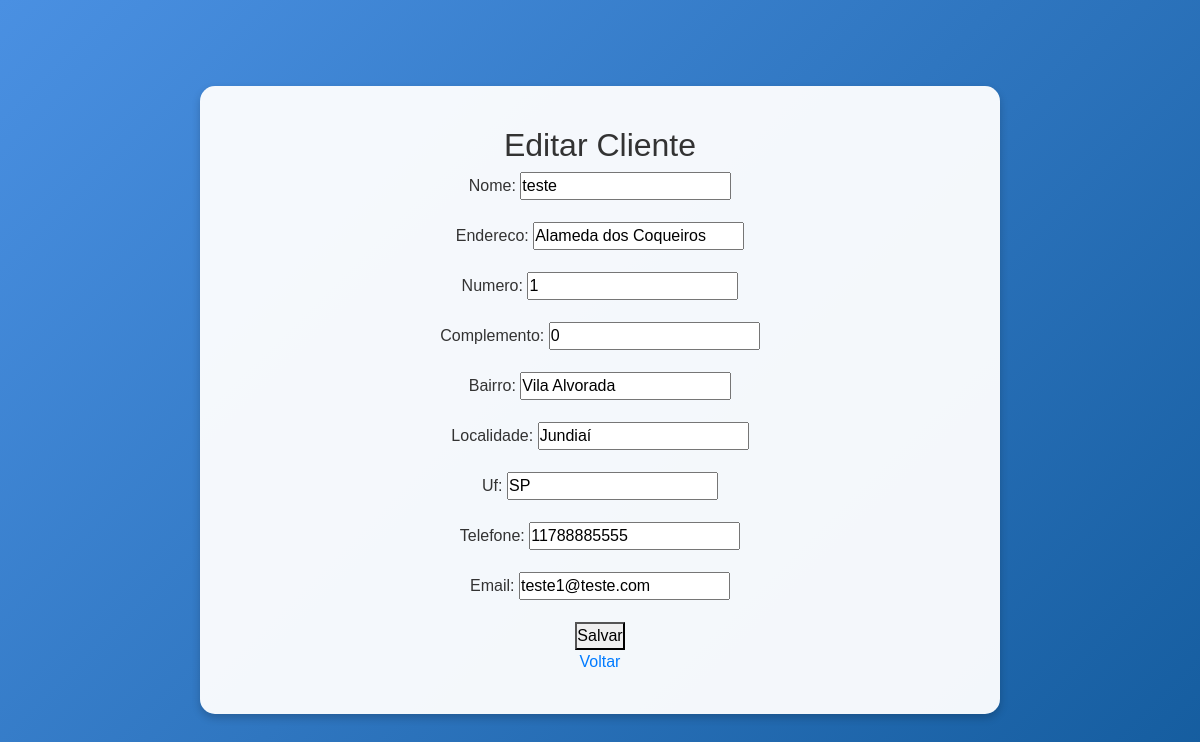
Page /cliente/editar/2/ (signed in) on the committed database.
### core/models.py (models this page shows, shortened)
class Cliente(models.Model):
    user = models.ForeignKey(User, on_delete=models.CASCADE)  # Relaciona o cliente ao usuário
    nome = models.CharField(max_length=100)
    endereco = models.CharField(max_length=255)
    numero = models.IntegerField()
    complemento = models.CharField(max_length=100)
    bairro = models.CharField(max_length=100)
    localidade = models.CharField(max_length=100)
    uf = models.CharField(max_length=2)
    telefone = models.CharField(max_length=15)
    email = models.EmailField(unique=True)  # Define o campo como único

### core/views.py (the view)
# urls.py: path('cliente/editar/<int:pk>/', views.editar_cliente, name='editar_cliente'),
@login_required
def editar_cliente(request, pk):
    cliente = get_object_or_404(Cliente, pk=pk, user=request.user)
    if request.method == 'POST':
        form = ClienteForm(request.POST, instance=cliente)
        if form.is_valid():
            form.save()
            return redirect('consultar_clientes')
    else:
        form = ClienteForm(instance=cliente)
    return render(request, 'core/editar_cliente.html', {'form': form})

### core/forms.py
class ClienteForm(forms.ModelForm):
    class Meta:
        model = Cliente
        fields = ['nome', 'endereco','numero','complemento', 'bairro', 'localidade', 'uf', 'telefone', 'email']

### templates/core/editar_cliente.html (shortened to what this page needs)
{% extends 'base.html' %}
{% block content %}
  <h2>Editar Cliente</h2>
  <form method="POST">
    {{ form.as_p }}
    <button type="submit">Salvar</button>
  </form>
  <a href="{% url 'painel_usuario' %}">Voltar</a>
{% endblock %}

### templates/base.html (style rules this page uses)
* { margin: 0; padding: 0; box-sizing: border-box; }
body { font-family: Arial, sans-serif; background: linear-gradient(135deg, #4a90e2, #145c9e); color: #333; min-height: 100vh; }

### rows in the picture
Cliente: nome "teste", endereco "Alameda dos Coqueiros", numero "1", complemento "0", bairro "Vila Alvorada", localidade "Jundiaí", uf "SP", telefone "11788885555", email "teste1@teste.com"
